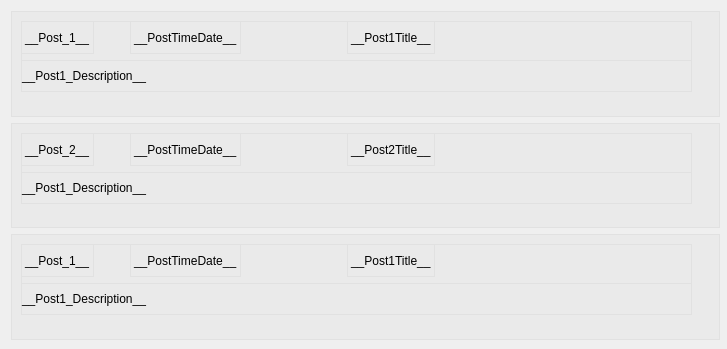
         <widget class="QWidget" name="scrollAreaWidgetContents_2">
          <property name="geometry">
           <rect>
            <x>0</x>
            <y>0</y>
            <width>727</width>
            <height>349</height>
           </rect>
          </property>
          <widget class="QFrame" name="post_frame_1">
           <property name="geometry">
            <rect>
             <x>11</x>
             <y>11</y>
             <width>709</width>
             <height>106</height>
            </rect>
           </property>
           <property name="styleSheet">
            <string notr="true">background-color: rgb(234, 234, 234);
font: 16px &quot;Consolas&quot;;
border: 1px solid rgb(225,225,225);</string>
           </property>
           <property name="frameShape">
            <enum>QFrame::Box</enum>
           </property>
           <property name="frameShadow">
            <enum>QFrame::Raised</enum>
           </property>
           <widget class="QWidget" name="layoutWidget">
            <property name="geometry">
             <rect>
              <x>10</x>
              <y>10</y>
              <width>671</width>
              <height>71</height>
             </rect>
            </property>
            <layout class="QVBoxLayout" name="verticalLayout_4">
             <item>
              <layout class="QHBoxLayout" name="horizontalLayout_11">
               <item>
                <widget class="QLabel" name="post1Number_label">
                 <property name="text">
                  <string>__Post_1__</string>
                 </property>
                </widget>
               </item>
               <item>
                <spacer name="horizontalSpacer_24">
                 <property name="orientation">
                  <enum>Qt::Horizontal</enum>
                 </property>
                 <property name="sizeType">
                  <enum>QSizePolicy::Fixed</enum>
                 </property>
                 <property name="sizeHint" stdset="0">
                  <size>
                   <width>30</width>
                   <height>20</height>
                  </size>
                 </property>
                </spacer>
               </item>
               <item>
                <widget class="QLabel" name="post1TimeDate_label">
                 <property name="text">
                  <string>__PostTimeDate__</string>
                 </property>
                </widget>
               </item>
               <item>
                <spacer name="horizontalSpacer_25">
                 <property name="orientation">
                  <enum>Qt::Horizontal</enum>
                 </property>
                 <property name="sizeType">
                  <enum>QSizePolicy::Fixed</enum>
                 </property>
                 <property name="sizeHint" stdset="0">
                  <size>
                   <width>100</width>
                   <height>20</height>
                  </size>
                 </property>
                </spacer>
               </item>
               <item>
                <widget class="QLabel" name="post1Title_label">
                 <property name="text">
                  <string>__Post1Title__</string>
                 </property>
                </widget>
               </item>
               <item>
                <spacer name="horizontalSpacer_23">
                 <property name="orientation">
                  <enum>Qt::Horizontal</enum>
                 </property>
                 <property name="sizeHint" stdset="0">
                  <size>
                   <width>40</width>
                   <height>20</height>
                  </size>
                 </property>
                </spacer>
               </item>
              </layout>
             </item>
             <item>
              <widget class="QLabel" name="post1Description_label">
               <property name="text">
                <string>__Post1_Description__</string>
               </property>
               <property name="alignment">
                <set>Qt::AlignJustify|Qt::AlignVCenter</set>
               </property>
              </widget>
             </item>
            </layout>
           </widget>
          </widget>
          <widget class="QFrame" name="post_frame_2">
           <property name="geometry">
            <rect>
             <x>11</x>
             <y>123</y>
             <width>709</width>
             <height>105</height>
            </rect>
           </property>
           <property name="styleSheet">
            <string notr="true">background-color: rgb(234, 234, 234);
font: 16px &quot;Consolas&quot;;
border: 1px solid rgb(225,225,225);</string>
           </property>
           <property name="frameShape">
            <enum>QFrame::Box</enum>
           </property>
           <property name="frameShadow">
            <enum>QFrame::Raised</enum>
           </property>
           <widget class="QWidget" name="layoutWidget_6">
            <property name="geometry">
             <rect>
              <x>10</x>
              <y>10</y>
              <width>671</width>
              <height>71</height>
             </rect>
            </property>
            <layout class="QVBoxLayout" name="verticalLayout_5">
             <item>
              <layout class="QHBoxLayout" name="horizontalLayout_12">
               <item>
                <widget class="QLabel" name="post2Number_label">
                 <property name="text">
                  <string>__Post_2__</string>
                 </property>
                </widget>
               </item>
               <item>
                <spacer name="horizontalSpacer_26">
                 <property name="orientation">
                  <enum>Qt::Horizontal</enum>
                 </property>
                 <property name="sizeType">
                  <enum>QSizePolicy::Fixed</enum>
                 </property>
                 <property name="sizeHint" stdset="0">
                  <size>
                   <width>30</width>
                   <height>20</height>
                  </size>
                 </property>
                </spacer>
               </item>
               <item>
                <widget class="QLabel" name="post2TimeDate_label">
                 <property name="text">
                  <string>__PostTimeDate__</string>
                 </property>
                </widget>
               </item>
               <item>
                <spacer name="horizontalSpacer_27">
                 <property name="orientation">
                  <enum>Qt::Horizontal</enum>
                 </property>
                 <property name="sizeType">
                  <enum>QSizePolicy::Fixed</enum>
                 </property>
                 <property name="sizeHint" stdset="0">
                  <size>
                   <width>100</width>
                   <height>20</height>
                  </size>
                 </property>
                </spacer>
               </item>
               <item>
                <widget class="QLabel" name="post2Title_label">
                 <property name="text">
                  <string>__Post2Title__</string>
                 </property>
                </widget>
               </item>
               <item>
                <spacer name="horizontalSpacer_28">
                 <property name="orientation">
                  <enum>Qt::Horizontal</enum>
                 </property>
                 <property name="sizeHint" stdset="0">
                  <size>
                   <width>40</width>
                   <height>20</height>
                  </size>
                 </property>
                </spacer>
               </item>
              </layout>
             </item>
             <item>
              <widget class="QLabel" name="post2Description_label">
               <property name="text">
                <string>__Post1_Description__</string>
               </property>
               <property name="alignment">
                <set>Qt::AlignJustify|Qt::AlignVCenter</set>
               </property>
              </widget>
             </item>
            </layout>
           </widget>
          </widget>
          <widget class="QFrame" name="post_frame_3">
           <property name="geometry">
            <rect>
             <x>11</x>
             <y>234</y>
             <width>709</width>
             <height>106</height>
            </rect>
           </property>
           <property name="styleSheet">
            <string notr="true">background-color: rgb(234, 234, 234);
font: 16px &quot;Consolas&quot;;
border: 1px solid rgb(225,225,225);</string>
           </property>
           <property name="frameShape">
            <enum>QFrame::Box</enum>
           </property>
           <property name="frameShadow">
            <enum>QFrame::Raised</enum>
           </property>
           <widget class="QWidget" name="layoutWidget_7">
            <property name="geometry">
             <rect>
              <x>10</x>
              <y>10</y>
              <width>671</width>
              <height>71</height>
             </rect>
            </property>
            <layout class="QVBoxLayout" name="verticalLayout_6">
             <item>
              <layout class="QHBoxLayout" name="horizontalLayout_13">
               <item>
                <widget class="QLabel" name="post3Number_label">
                 <property name="text">
                  <string>__Post_1__</string>
                 </property>
                </widget>
               </item>
               <item>
                <spacer name="horizontalSpacer_29">
                 <property name="orientation">
                  <enum>Qt::Horizontal</enum>
                 </property>
                 <property name="sizeType">
                  <enum>QSizePolicy::Fixed</enum>
                 </property>
                 <property name="sizeHint" stdset="0">
                  <size>
                   <width>30</width>
                   <height>20</height>
                  </size>
                 </property>
                </spacer>
               </item>
               <item>
                <widget class="QLabel" name="post3TimeDate_label">
                 <property name="text">
                  <string>__PostTimeDate__</string>
                 </property>
                </widget>
               </item>
               <item>
                <spacer name="horizontalSpacer_30">
                 <property name="orientation">
                  <enum>Qt::Horizontal</enum>
                 </property>
                 <property name="sizeType">
                  <enum>QSizePolicy::Fixed</enum>
                 </property>
                 <property name="sizeHint" stdset="0">
                  <size>
                   <width>100</width>
                   <height>20</height>
                  </size>
                 </property>
                </spacer>
               </item>
               <item>
                <widget class="QLabel" name="post3Title_label">
                 <property name="text">
                  <string>__Post1Title__</string>
                 </property>
                </widget>
               </item>
               <item>
                <spacer name="horizontalSpacer_31">
                 <property name="orientation">
                  <enum>Qt::Horizontal</enum>
                 </property>
                 <property name="sizeHint" stdset="0">
                  <size>
                   <width>40</width>
                   <height>20</height>
                  </size>
                 </property>
                </spacer>
               </item>
              </layout>
             </item>
             <item>
              <widget class="QLabel" name="post3Description_label">
               <property name="text">
                <string>__Post1_Description__</string>
               </property>
               <property name="alignment">
                <set>Qt::AlignJustify|Qt::AlignVCenter</set>
               </property>
              </widget>
             </item>
            </layout>
           </widget>
          </widget>
         </widget>
